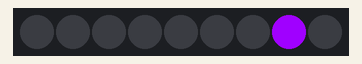
The sketch below on a simulated Arduino Uno, built with avr-gcc and run on an emulated ATmega328P. On the bench: 9 RGB LEDs in strip order, left to right.

Above: at 3.73 s.
At 11.1 s:
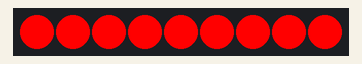
At 12.1 s:
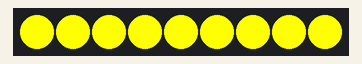
At 12.6 s:
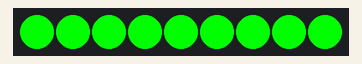
At 13.1 s:
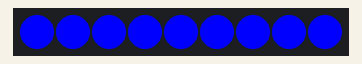
At 13.6 s:
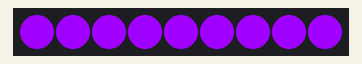

Measured:
- what the display in image 1 shows lasts 0.5 s, from 11.1 s to 11.6 s

The sketch:

RainbowPants.ino
```cpp
#include <Adafruit_NeoPixel.h>
#include <CapacitiveSensor.h>

#define PIN 9 //Receive pin for strip
#define NUM_LEDS 9 //Number of LEDs on the strip
#define BRIGHTNESS 255 //Set brightness here

Adafruit_NeoPixel strip = Adafruit_NeoPixel(NUM_LEDS, PIN, NEO_GRB + NEO_KHZ800);
CapacitiveSensor cs_9_10 = CapacitiveSensor(9, 10); //CapacitiveSensor(PIN TO GET DATA, PIN THAT RECEIVES CAP INPUT)

//Color declarations
uint32_t red = strip.Color(255, 0, 0);
uint32_t orange = strip.Color(255, 127, 0);
uint32_t yellow = strip.Color(255, 255, 0);
uint32_t green = strip.Color(0, 255, 0);
uint32_t blue = strip.Color(0, 0, 255);
uint32_t purple = strip.Color(160, 0, 255);

uint32_t rainbowColors [6] = { red, orange, yellow, green, blue, purple };

void rainbowCycle(uint8_t wait){
  for(int i=0; i<strip.numPixels(); i++){
    for(int j=0; j<6; j++) {
      strip.setPixelColor(i, rainbowColors[j]);
      strip.show();
      if(i != strip.numPixels() - 1) {
          delay(wait);
      }
      else if (i == strip.numPixels() - 1) {
        for(int k=0; k<strip.numPixels(); k++){
          strip.setPixelColor(k, rainbowColors[0]);
          strip.show();
          strip.clear();
          delay(27);
          strip.setPixelColor(k, rainbowColors[1]);
          strip.show();
          strip.clear();
          delay(27);
          strip.setPixelColor(k, rainbowColors[2]);
          strip.show();
          strip.clear();
          delay(27);
          strip.setPixelColor(k, rainbowColors[3]);
          strip.show();
          strip.clear();
          delay(27);
          strip.setPixelColor(k, rainbowColors[4]);
          strip.show();
          strip.clear();
          delay(27);
          }
        }
        }
        strip.clear();
        strip.show();
    }
  }

void colorPop(){
       for(int m=0; m<strip.numPixels(); m++){
          strip.setPixelColor(m, rainbowColors[0]);
  }
      strip.show();
      strip.clear();
      delay(500);
      strip.show();
      for(int m=0; m<strip.numPixels(); m++){
          strip.setPixelColor(m, rainbowColors[1]);
  }
      strip.show();
      strip.clear();
      delay(500);
      strip.show();
      for(int m=0; m<strip.numPixels(); m++){
          strip.setPixelColor(m, rainbowColors[2]);
  }
      strip.show();
      strip.clear();
      delay(500);
      strip.show();
      for(int m=0; m<strip.numPixels(); m++){
          strip.setPixelColor(m, rainbowColors[3]);
  }
      strip.show();
      strip.clear();
      delay(500);
      strip.show();
      for(int m=0; m<strip.numPixels(); m++){
          strip.setPixelColor(m, rainbowColors[4]);
  }
      strip.show();
      strip.clear();
      delay(500);
      strip.show();
      for(int m=0; m<strip.numPixels(); m++){
          strip.setPixelColor(m, rainbowColors[5]);
  }
      strip.show();
      strip.clear();
      delay(500);
      strip.show();
 }


void setup() {
  strip.setBrightness(BRIGHTNESS);
  strip.begin();
  strip.show();
}

void loop() {
      rainbowCycle(75);
      colorPop();

      delay(30000);
}
```
